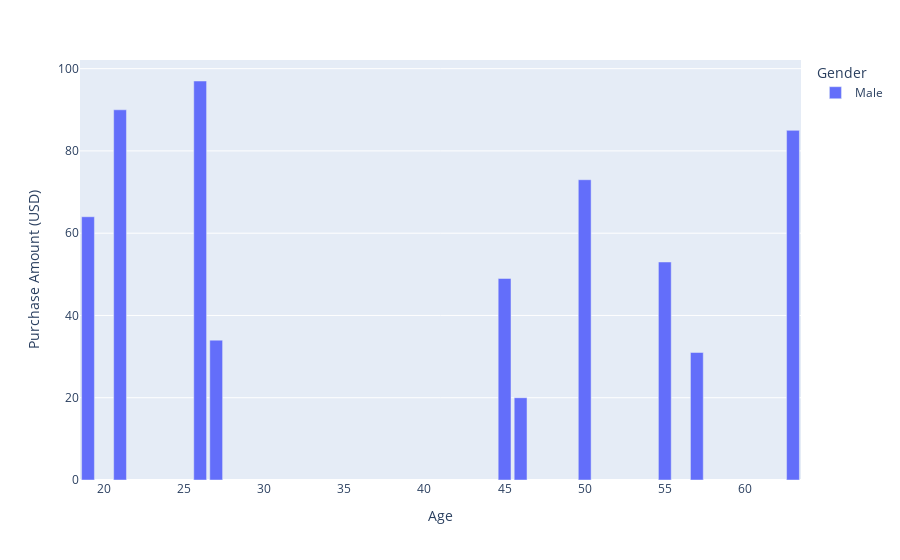

The cell this chart's notebook holds for it:
### Code cell
#graph for gender and age

fig = px.bar(df.head(10), x="Age", y="Purchase Amount (USD)", color="Gender")
fig.show()

### Figure 1 — Plotly figure (JSON) as saved in the notebook; plotly's stock layout.template omitted (floating-point values rounded to 4 significant figures)
{"data": [{"alignmentgroup": "True", "hovertemplate": "Gender=Male<br>Age=%{x}<br>Purchase Amount (USD)=%{y}<extra></extra>", "legendgroup": "Male", "marker": {"color": "#636efa", "pattern": {"shape": ""}}, "name": "Male", "offsetgroup": "Male", "orientation": "v", "showlegend": true, "textposition": "auto", "type": "bar", "x": [55, 19, 50, 21, 45, 46, 63, 27, 26, 57], "xaxis": "x", "y": [53, 64, 73, 90, 49, 20, 85, 34, 97, 31], "yaxis": "y"}], "layout": {"barmode": "relative", "legend": {"title": {"text": "Gender"}, "tracegroupgap": 0}, "margin": {"t": 60}, "xaxis": {"anchor": "y", "domain": [0, 1], "title": {"text": "Age"}}, "yaxis": {"anchor": "x", "domain": [0, 1], "title": {"text": "Purchase Amount (USD)"}}}}
